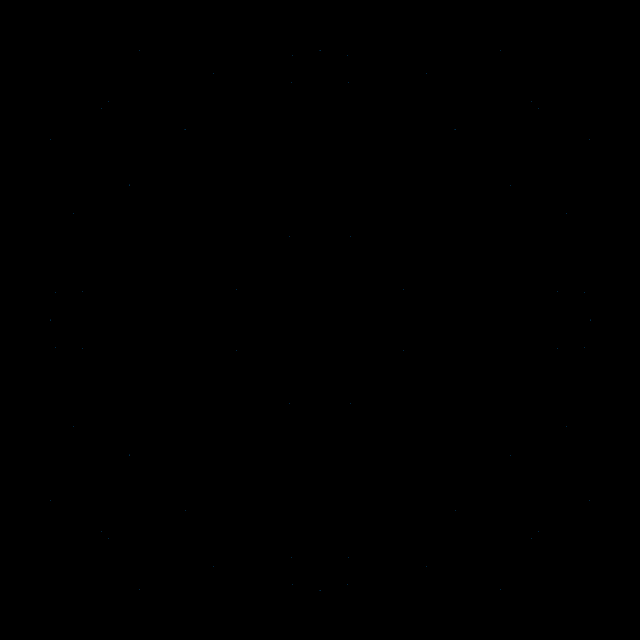
Frame 1 (no input)
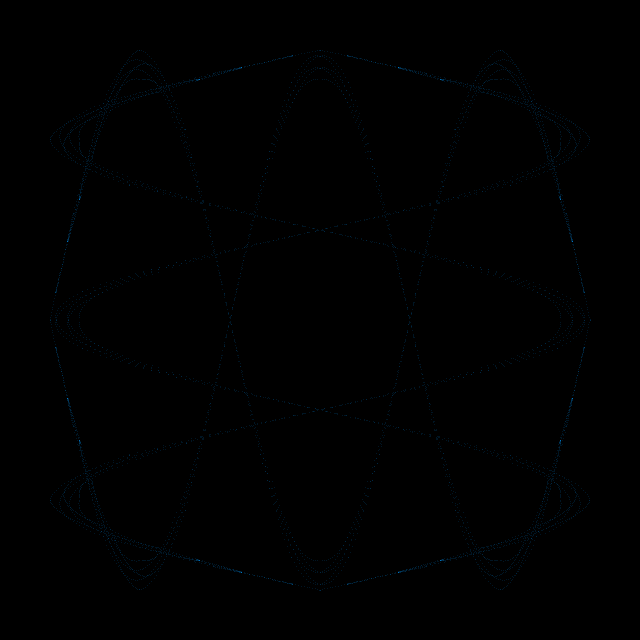
Frame 60 (the mouse pressed at the canvas centre just before this capture)
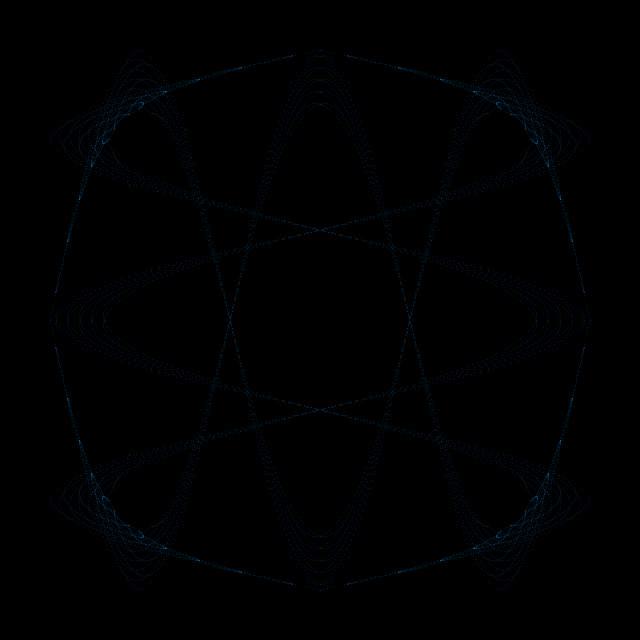
Frame 120 (the mouse held since frame 60 and released just before this capture)

The Processing sketch that drew these frames (run headless with seeded random() and noise(); from frame 60 on, the mouse is pressed at the canvas centre):

// Processing sketch: processing_162653
// ── processing_162653.pde

/* We set num to -270 so our points start outward, then go towards the middle, then spread out. */
float num = -270;

void setup(){
  size(640, 640);
  /* Set up the draw screen appearence. */
  background(0);
  stroke(0, 150, 255, 50);
}

void draw(){
  translate(width/2, height/2);
  for(int i = 0; i < 360; i+=12){
    /* We have see how x and y work before. However notice we multiply them by num. This makes the points spread out */
    float x = sin(radians(i+num)) * num;
    float y = cos(radians(x)) * num;
    point(x, y);
    point(y, x);
    point(-x, -y);
    point(-y, -x);
  }
  /* End the animation. Also for more detail make the addition to "num" smaller like 0.2. */
  if(num < 270) num += 0.5;
}
